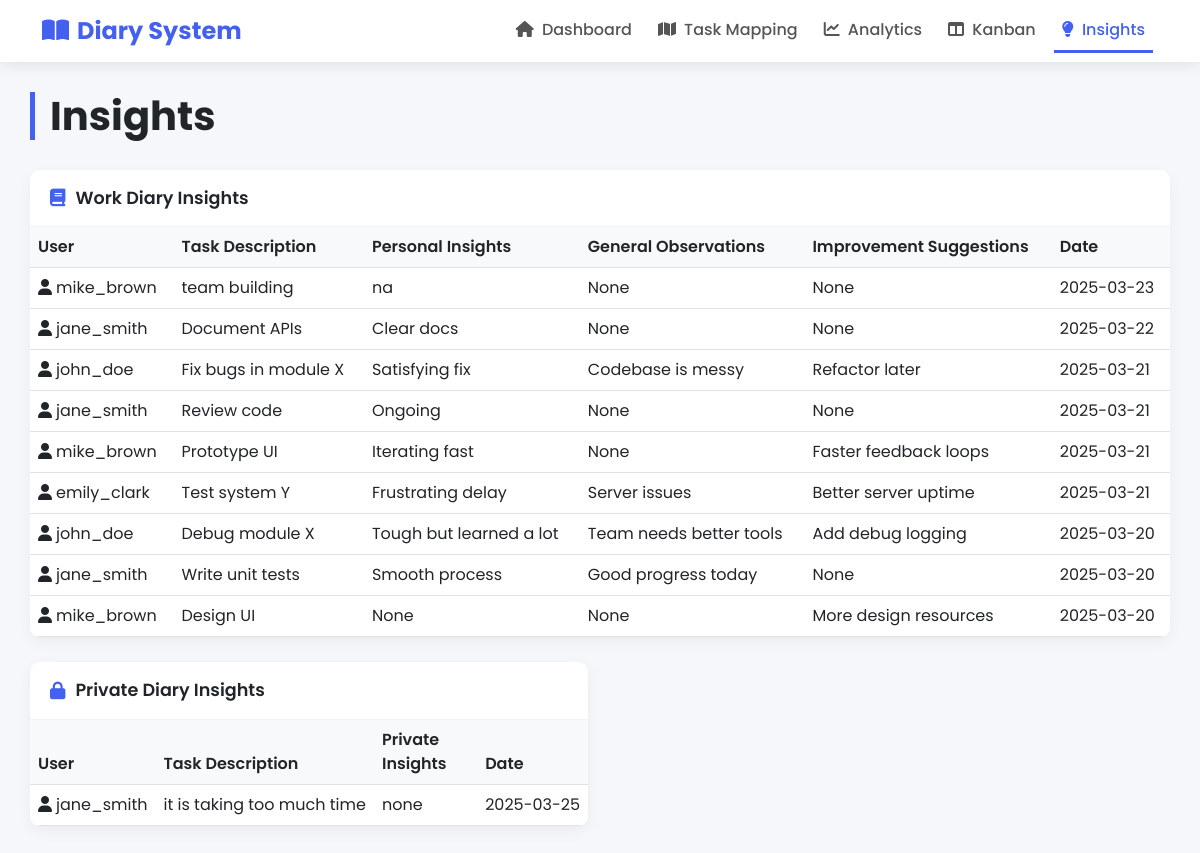
Before: /insights.php with the older database file.
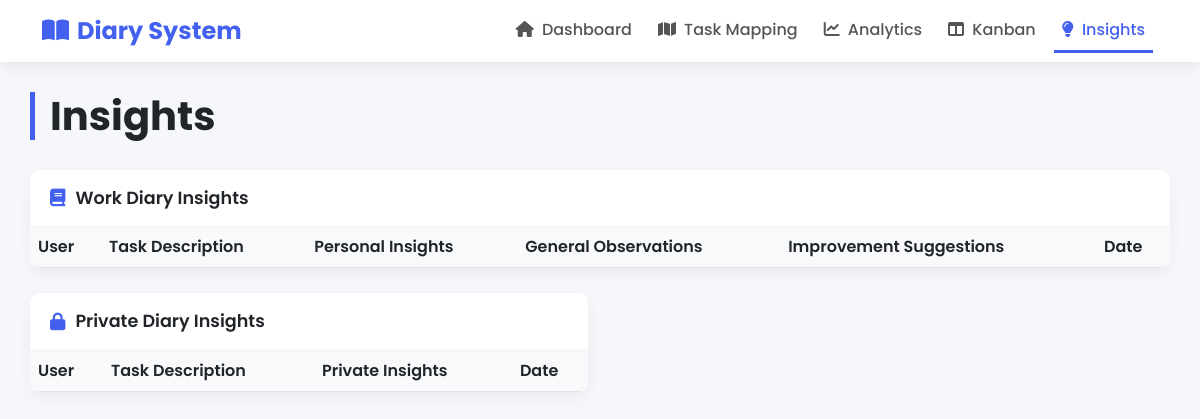
After: the same page with the newer database file.
### tables this page shows
CREATE TABLE `workdiary` (
  `EntryID` int(11) NOT NULL,
  `UserID` int(11) NOT NULL,
  `EntryDate` date NOT NULL DEFAULT curdate(),
  `TaskDescription` varchar(500) NOT NULL,
  `TaskStatus` enum('Not Started','In Progress','Completed','Blocked') DEFAULT 'Not Started',
  `AllocatedTime` decimal(5,2) NOT NULL,
  `ActualTime` decimal(5,2) DEFAULT NULL,
  `DeviationReason` text DEFAULT NULL,
  `PersonalInsights` text DEFAULT NULL,
  `Commitments` text DEFAULT NULL,
  `GeneralObservations` text DEFAULT NULL,
  `ImprovementSuggestions` text DEFAULT NULL,
  `CreatedAt` datetime DEFAULT current_timestamp(),
  `UpdatedAt` datetime DEFAULT current_timestamp() ON UPDATE current_timestamp(),
  `IsPrivate` tinyint(1) DEFAULT 0
);

CREATE TABLE `users` (
  `UserID` int(11) NOT NULL,
  `Username` varchar(50) NOT NULL,
  `Email` varchar(100) NOT NULL,
  `Role` varchar(50) DEFAULT 'Team Member'
);

CREATE TABLE `privatediaryentries` (
  `PrivateEntryID` int(11) NOT NULL,
  `WorkDiaryEntryID` int(11) NOT NULL,
  `PrivateTaskDescription` varchar(500) DEFAULT NULL,
  `PrivateTaskStatus` enum('Not Started','In Progress','Completed','Blocked') DEFAULT NULL,
  `PrivateInsights` text DEFAULT NULL,
  `CreatedAt` datetime DEFAULT current_timestamp()
);

### insights.php (the view, shortened to what the changed rows need)
<?php include 'config.php'; ?>
<!DOCTYPE html>
<html lang="en">
<head>
    <link href="https://cdn.jsdelivr.net/npm/bootstrap@5.3.0/dist/css/bootstrap.min.css" rel="stylesheet">
    <link rel="stylesheet" href="https://cdnjs.cloudflare.com/ajax/libs/font-awesome/6.4.0/css/all.min.css">
</head>
<body>
    <div class="container dashboard-container">
        <h1 class="page-title">Insights</h1>
        <div class="row">
            <div class="col-md-12">
                <div class="card">
                    <div class="card-body p-0">
                        <div class="table-responsive">
                            <table class="table table-hover">
                                <thead>
                                    <tr>
                                        <th>User</th>
                                        <th>Task Description</th>
                                        <th>Personal Insights</th>
                                        <th>General Observations</th>
                                        <th>Improvement Suggestions</th>
                                        <th>Date</th>
                                    </tr>
                                </thead>
                                <tbody>
                                    <?php
                                    $stmt = $pdo->query("SELECT u.Username, w.TaskDescription, w.PersonalInsights,
                                                        w.GeneralObservations, w.ImprovementSuggestions, w.EntryDate
                                                        FROM workdiary w
                                                        JOIN users u ON w.UserID = u.UserID
                                                        WHERE w.IsPrivate = 0
                                                        AND u.Role != 'SA Team'
                                                        AND (w.PersonalInsights IS NOT NULL
                                                             OR w.GeneralObservations IS NOT NULL
                                                             OR w.ImprovementSuggestions IS NOT NULL)
                                                        ORDER BY w.EntryDate DESC");
                                    while ($row = $stmt->fetch()) {
                                        echo "<tr>";
                                        echo "<td><i class='fas fa-user me-1'></i>{$row['Username']}</td>";
                                        echo "<td>{$row['TaskDescription']}</td>";
                                        echo "<td>" . ($row['PersonalInsights'] ?? 'None') . "</td>";
                                        echo "<td>" . ($row['GeneralObservations'] ?? 'None') . "</td>";
                                        echo "<td>" . ($row['ImprovementSuggestions'] ?? 'None') . "</td>";
                                        echo "<td>{$row['EntryDate']}</td>";
                                        echo "</tr>";
                                    }
                                    ?>
                                </tbody>
                            </table>
                        </div>
                    </div>
                </div>
            </div>
            <div class="col-md-6">
                <div class="card">
                    <div class="card-body p-0">
                        <div class="table-responsive">
                            <table class="table table-hover">
                                <thead>
                                    <tr>
                                        <th>User</th>
                                        <th>Task Description</th>
                                        <th>Private Insights</th>
                                        <th>Date</th>
                                    </tr>
                                </thead>
                                <tbody>
                                    <?php
                                    $stmt = $pdo->query("SELECT u.Username, p.PrivateTaskDescription, p.PrivateInsights, w.EntryDate
                                                        FROM privatediaryentries p
                                                        JOIN workdiary w ON p.WorkDiaryEntryID = w.EntryID
                                                        JOIN users u ON w.UserID = u.UserID
                                                        WHERE p.PrivateInsights IS NOT NULL
                                                        AND u.Role != 'SA Team'
                                                        ORDER BY w.EntryDate DESC");
                                    while ($row = $stmt->fetch()) {
                                        echo "<tr>";
                                        echo "<td><i class='fas fa-user me-1'></i>{$row['Username']}</td>";
                                        echo "<td>{$row['PrivateTaskDescription']}</td>";
                                        echo "<td>{$row['PrivateInsights']}</td>";
                                        echo "<td>{$row['EntryDate']}</td>";
                                        echo "</tr>";
                                    }
                                    ?>
                                </tbody>
                            </table>
                        </div>
                    </div>
                </div>
            </div>
        </div>
    </div>
</body>
</html>

Changed rows visible on the page:
removed workdiary: UserID.Username "mike_brown", TaskDescription "team building", PersonalInsights "na", GeneralObservations "None", ImprovementSuggestions "None", EntryDate "2025-03-23"
removed workdiary: UserID.Username "jane_smith", TaskDescription "Document APIs", PersonalInsights "Clear docs", GeneralObservations "None", ImprovementSuggestions "None", EntryDate "2025-03-22"
removed workdiary: UserID.Username "john_doe", TaskDescription "Fix bugs in module X", PersonalInsights "Satisfying fix", GeneralObservations "Codebase is messy", ImprovementSuggestions "Refactor later", EntryDate "2025-03-21"
removed workdiary: UserID.Username "jane_smith", TaskDescription "Review code", PersonalInsights "Ongoing", GeneralObservations "None", ImprovementSuggestions "None", EntryDate "2025-03-21"
removed workdiary: UserID.Username "mike_brown", TaskDescription "Prototype UI", PersonalInsights "Iterating fast", GeneralObservations "None", ImprovementSuggestions "Faster feedback loops", EntryDate "2025-03-21"
removed workdiary: UserID.Username "emily_clark", TaskDescription "Test system Y", PersonalInsights "Frustrating delay", GeneralObservations "Server issues", ImprovementSuggestions "Better server uptime", EntryDate "2025-03-21"
removed workdiary: UserID.Username "john_doe", TaskDescription "Debug module X", PersonalInsights "Tough but learned a lot", GeneralObservations "Team needs better tools", ImprovementSuggestions "Add debug logging", EntryDate "2025-03-20"
removed workdiary: UserID.Username "jane_smith", TaskDescription "Write unit tests", PersonalInsights "Smooth process", GeneralObservations "Good progress today", ImprovementSuggestions "None", EntryDate "2025-03-20"
removed workdiary: UserID.Username "mike_brown", TaskDescription "Design UI", PersonalInsights "None", GeneralObservations "None", ImprovementSuggestions "More design resources", EntryDate "2025-03-20"
removed privatediaryentries: users.Username "jane_smith", PrivateTaskDescription "it is taking too much time", PrivateInsights "none", WorkDiaryEntryID.EntryDate "2025-03-25"
